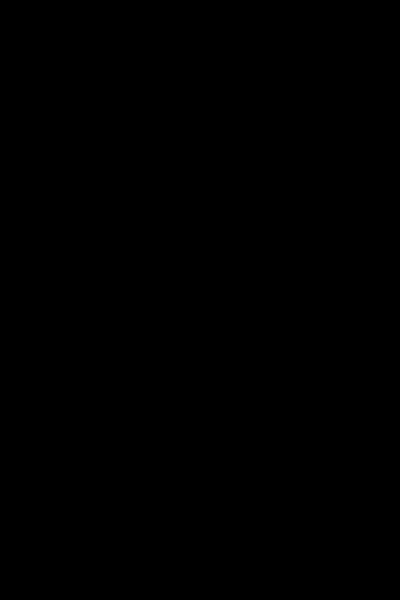
Frame 1 (no input)
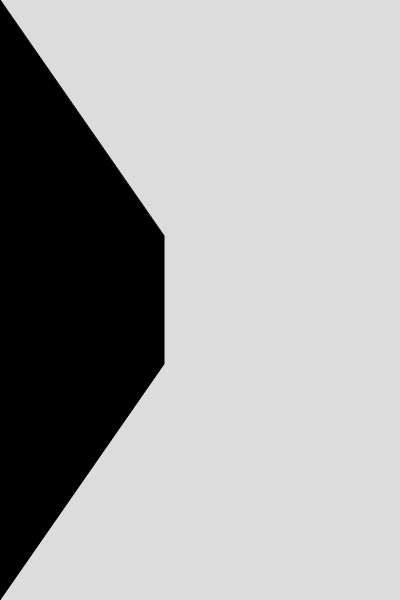
Frame 60 (no input)
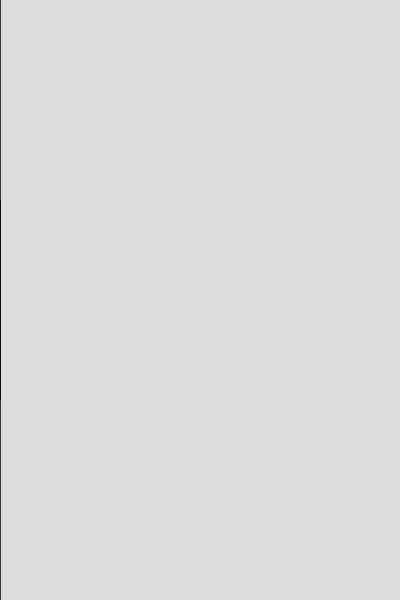
Frame 120 (the mouse pressed at the canvas centre since frame 60)

The p5.js sketch that drew these frames (run headless with seeded random() and noise() and a simulated clock; from frame 60 on, the mouse is pressed at the canvas centre):

// p5.js sketch
// ── sketch.js
let x = 0; 
let y = 0
// Width of the cut-off portion
let direction = 1;    // Direction of change, 1 for increasing, -1 for decreasing
let speed = 4;        // Speed of the animation, can be adjusted
let lastChangeTime = 0;  // Last time the direction changed
let isPaused = false;    // Is the animation currently paused

function setup() {
  createCanvas(400, 600);
  lastChangeTime = millis();  // Initialize lastChangeTime
}

function draw() {
  background(220);  // Set background color to light gray
  fill(0);          // Set fill color to black

  // Draw a quad that moves its right vertices horizontally across the canvas
  quad(0, 0, 0, 600, 400 - x, 600 - y, 400 - x, 0 + y);

  if (!isPaused) {
    // Update the width of the cut-off portion
    x += direction * speed;
    y += direction * speed
  }

  // Check if x reaches the boundary and handle pause at 400 only
  if (x >= 400 && !isPaused && y>100) {
    direction *= -1;  // Change direction
    isPaused = true;  // Start pause
    lastChangeTime = millis();  // Reset the timer
  } else if (x <= 0) {
    direction = 1;  // Ensure direction is set to increase when at 0
  }

  // Handle the pause logic
  if (isPaused && millis() - lastChangeTime > 5000) {  // 5000 milliseconds = 5 seconds
    isPaused = false;  // Resume animation after 5 seconds
  }

  // Ensure x stays within bounds
  x = max(0, min(x, 400));
  y = max(0,min(x,400))
}
